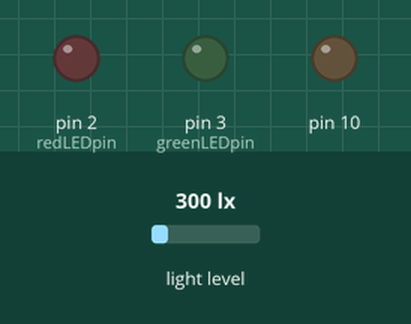
The sketch below on a simulated Arduino Uno, built with avr-gcc and run on an emulated ATmega328P. On the bench: output pins drawn as LEDs (lit = HIGH). The inputs (shaded band) are chosen by the test bench; at power-on: light level 300 lx. The local clock reads 2024-03-15 10:24:30 at power-on unless the sketch sets it; storage starts empty; what the sketch prints to the serial monitor is not drawn.

Above: at 5.0 s.
Timing chart, 0 to 13.0 s (numbered marks = the images above):
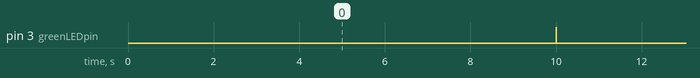

Measured:
- by itself, pin 3 (greenLEDpin): alternates HIGH for 0.01 s and LOW for 10.0 s

The sketch:

What_logger.ino
```cpp
/*
A Data logger for environmental brightness - What could possibly go wrong?
hnns 26

*/
#include <Wire.h>
#include <SPI.h>
#include <SD.h>
#include "RTClib.h"
#include <BH1750.h>


// how many milliseconds between grabbing data and logging it. 1000 ms is once a second
#define LOG_INTERVAL  10000 // 10 seconds in milliseconds between entries (reduce to take more/faster data)

// how many milliseconds before writing the logged data permanently to disk
// set it to the LOG_INTERVAL to write each time (safest)
// set it to 10*LOG_INTERVAL to write all data every 10 datareads, you could lose up to
// the last 10 reads if power is lost but it uses less power and is much faster!
#define SYNC_INTERVAL LOG_INTERVAL // mills between calls to flush() - to write data to the card
uint32_t syncTime = 0; // time of last sync()

#define ECHO_TO_SERIAL   1 // echo data to serial port
#define WAIT_TO_START    0 // Wait for serial input in setup()

// the digital pins that connect to the LEDs
#define redLEDpin 2
#define greenLEDpin 3


BH1750 lightMeter(0x23);
RTC_DS1307 RTC; // define the Real Time Clock object

// for the data logging shield, we use digital pin 10 for the SD cs line
const int chipSelect = 10;

// the logging file
File logfile;

void error(char *str)
{
  Serial.print("error: ");
  Serial.println(str);

  // red LED indicates error
  digitalWrite(redLEDpin, HIGH);

  while(1);
}

void setup(void)
{
  Serial.begin(9600);
  Serial.println();

  // use debugging LEDs
  pinMode(redLEDpin, OUTPUT);
  pinMode(greenLEDpin, OUTPUT);

#if WAIT_TO_START
  Serial.println("Type any character to start");
  while (!Serial.available());
#endif //WAIT_TO_START

  // initialize the SD card
  Serial.print("Initializing SD card...");
  // make sure that the default chip select pin is set to
  // output, even if you don't use it:
  pinMode(10, OUTPUT);

  // see if the card is present and can be initialized:
  if (!SD.begin(chipSelect)) {
    error("Card failed, or not present");
  }
  Serial.println("card initialized.");

  // create a new file
  char filename[] = "LOGGER00.CSV";
  for (uint8_t i = 0; i < 100; i++) {
    filename[6] = i/10 + '0';
    filename[7] = i%10 + '0';
    if (! SD.exists(filename)) {
      // only open a new file if it doesn't exist
      logfile = SD.open(filename, FILE_WRITE);
      break;  // leave the loop!
    }
  }

  if (! logfile) {
    error("couldnt create file");
  }

  Serial.print("Logging to: ");
  Serial.println(filename);

  // connect to RTC and BH1750
  Wire.begin();
  if (!RTC.begin()) {
    logfile.println("RTC failed");
#if ECHO_TO_SERIAL
    Serial.println("RTC failed");
#endif  //ECHO_TO_SERIAL
  }

   if (! RTC.isrunning()) {
    Serial.println("RTC is NOT running, let's set the time!");
    // When time needs to be set on a new device, or after a power loss, the
    // following line sets the RTC to the date & time this sketch was compiled
    RTC.adjust(DateTime(F(__DATE__), F(__TIME__)));
    // This line sets the RTC with an explicit date & time, for example to set
    // January 21, 2014 at 3am you would call:
    // rtc.adjust(DateTime(2014, 1, 21, 3, 0, 0));
  }
  //uncomment this line if you need to re-set dateTime on a previously configured device
  // the following line sets the RTC to the date & time this sketch was compiled
  //upload the code once, then comment out and upload again.
  //*************************************************
  //RTC.adjust(DateTime(F(__DATE__), F(__TIME__)));
  //**************************************************

  if (!lightMeter.begin(BH1750::CONTINUOUS_HIGH_RES_MODE)) {
    logfile.println("BH1750 failed");
#if ECHO_TO_SERIAL
    Serial.println("BH1750 failed");
#endif
  }


  logfile.println("millis,stamp,date,time,light");
#if ECHO_TO_SERIAL
  Serial.println("millis,stamp,date,time,light");
#endif //ECHO_TO_SERIAL
}

void loop(void)
{
  DateTime now;

  // delay for the amount of time we want between readings
  delay((LOG_INTERVAL -1) - (millis() % LOG_INTERVAL));

  digitalWrite(greenLEDpin, HIGH);

  // log milliseconds since starting
  uint32_t m = millis();
  logfile.print(m);           // milliseconds since start
  logfile.print(", ");
#if ECHO_TO_SERIAL
  Serial.print(m);         // milliseconds since start
  Serial.print(", ");
#endif

  // fetch the time
  now = RTC.now();
  // log time
  logfile.print(now.unixtime()); // seconds since 1/1/1970
  logfile.print(", ");
  //logfile.print('"');
  logfile.print(now.month(), DEC);
  logfile.print("/");
  logfile.print(now.day(), DEC);
  logfile.print("/");
  logfile.print(now.year(), DEC);
  logfile.print(", ");
  if (now.hour()<10) logfile.print("0");
  logfile.print(now.hour(), DEC);
  logfile.print(":");
  if (now.minute()<10) logfile.print("0");
  logfile.print(now.minute(), DEC);
  logfile.print(":");
  if (now.second()<10) logfile.print("0");
  logfile.print(now.second(), DEC);
  //logfile.print('"');
#if ECHO_TO_SERIAL
  Serial.print(now.unixtime()); // seconds since 1/1/1970
  Serial.print(", ");
  //Serial.print('"');
  Serial.print(now.month(), DEC);
  Serial.print("/");
  Serial.print(now.day(), DEC);
  Serial.print("/");
  Serial.print(now.year(), DEC);
  Serial.print(", ");
  if (now.hour()<10) Serial.print("0");
  Serial.print(now.hour(), DEC);
  Serial.print(":");
  if (now.minute()<10) Serial.print("0");
  Serial.print(now.minute(), DEC);
  Serial.print(":");
  if (now.second()<10) Serial.print("0");
  Serial.print(now.second(), DEC);
  //Serial.print('"');
#endif //ECHO_TO_SERIAL

  float lightReading = -1;
  if (lightMeter.measurementReady()) {
    lightReading = lightMeter.readLightLevel()*10;
  }

  logfile.print(", ");
  logfile.print(lightReading);
#if ECHO_TO_SERIAL
  Serial.print(", ");
  Serial.print(lightReading);
#endif //ECHO_TO_SERIAL

  logfile.println();
#if ECHO_TO_SERIAL
  Serial.println();
#endif //ECHO_TO_SERIAL

  digitalWrite(greenLEDpin, LOW);

  // Now we write data to disk! Don't sync too often - requires 2048 bytes of I/O to SD card
  // which uses a bunch of power and takes time
  if ((millis() - syncTime) < SYNC_INTERVAL) return;
  syncTime = millis();

  // blink LED to show we are syncing data to the card & updating FAT!
  digitalWrite(redLEDpin, HIGH);
  logfile.flush();
  digitalWrite(redLEDpin, LOW);
}
```
